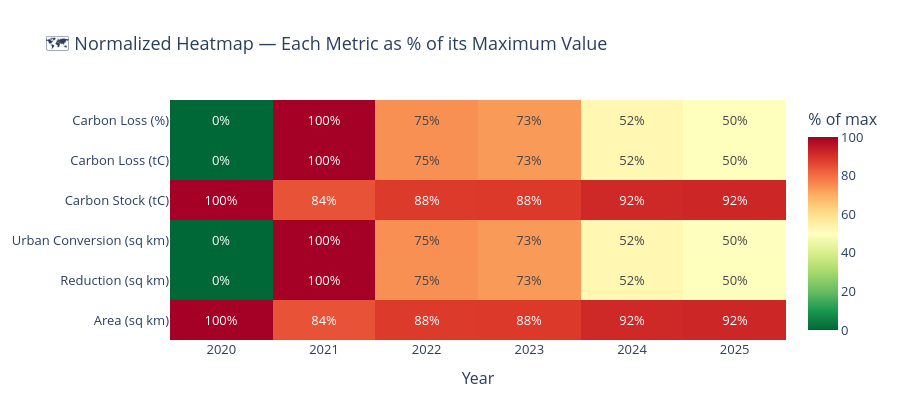

Here is the notebook cell this chart was saved with:
### Code cell
import numpy as np  # ✅ REQUIRED

# z should already be defined from previous code:
# z = df[metrics].values.T

z_norm = np.zeros_like(z, dtype=float)

for i, row in enumerate(z):
    rmax = row.max()
    z_norm[i] = row / rmax * 100 if rmax != 0 else row

fig2 = go.Figure(go.Heatmap(
    z=z_norm,
    x=df['year'].tolist(),
    y=labels,
    colorscale='RdYlGn_r',
    text=[[f'{v:.0f}%' for v in row] for row in z_norm],
    texttemplate='%{text}',
    showscale=True,
    colorbar=dict(title='% of max')
))

fig2.update_layout(
    title='🗺️ Normalized Heatmap — Each Metric as % of its Maximum Value',
    xaxis_title='Year',
    template='plotly_white',
    height=420,
    font=dict(size=13)
)

fig2.show()

### Figure 1 — Plotly figure (JSON) as saved in the notebook; plotly's stock layout.template omitted (floating-point values rounded to 4 significant figures)
{"data": [{"colorbar": {"title": {"text": "% of max"}}, "colorscale": [[0, "rgb(0,104,55)"], [0.1, "rgb(26,152,80)"], [0.2, "rgb(102,189,99)"], [0.3, "rgb(166,217,106)"], [0.4, "rgb(217,239,139)"], [0.5, "rgb(255,255,191)"], [0.6, "rgb(254,224,139)"], [0.7, "rgb(253,174,97)"], [0.8, "rgb(244,109,67)"], [0.9, "rgb(215,48,39)"], [1, "rgb(165,0,38)"]], "showscale": true, "text": [["100%", "84%", "88%", "88%", "92%", "92%"], ["0%", "100%", "75%", "73%", "52%", "50%"], ["0%", "100%", "75%", "73%", "52%", "50%"], ["100%", "84%", "88%", "88%", "92%", "92%"], ["0%", "100%", "75%", "73%", "52%", "50%"], ["0%", "100%", "75%", "73%", "52%", "50%"]], "texttemplate": "%{text}", "type": "heatmap", "x": [2020, 2021, 2022, 2023, 2024, 2025], "y": ["Area (sq km)", "Reduction (sq km)", "Urban Conversion (sq km)", "Carbon Stock (tC)", "Carbon Loss (tC)", "Carbon Loss (%)"], "z": [[100.0, 84.19, 88.19, 88.44, 91.71, 92.14], [0.0, 100.0, 74.69, 73.1, 52.43, 49.7], [0.0, 100.0, 74.7, 73.12, 52.44, 49.72], [100.0, 84.19, 88.19, 88.44, 91.71, 92.14], [0.0, 100.0, 74.69, 73.1, 52.43, 49.7], [0.0, 100.0, 74.69, 73.1, 52.43, 49.7]]}], "layout": {"font": {"size": 13}, "height": 420, "title": {"text": "🗺️ Normalized Heatmap — Each Metric as % of its Maximum Value"}, "xaxis": {"title": {"text": "Year"}}}}
